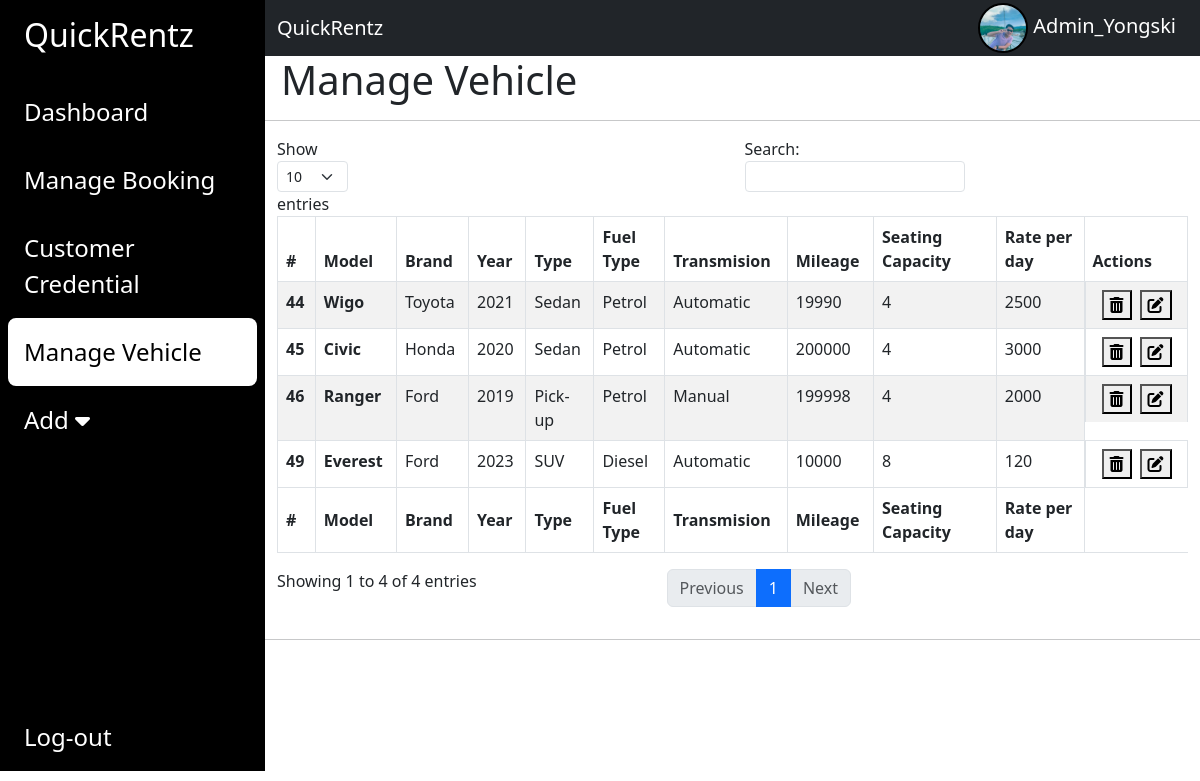
/admin/vehicles.php (signed in), run on an earlier commit of the app's database.
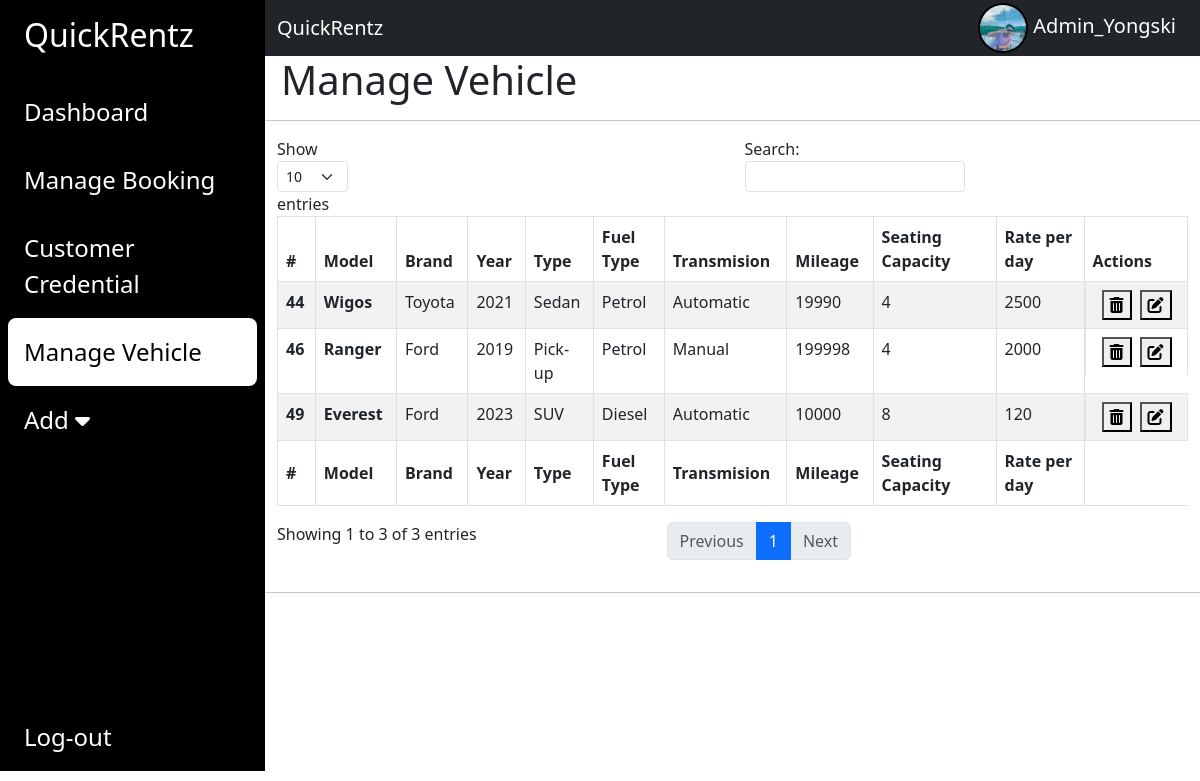
And on a later commit of the database.
### tables this page shows
CREATE TABLE `vehicle` (
  `VehicleID` int(11) NOT NULL,
  `BrandID` int(11) NOT NULL,
  `Model` varchar(50) NOT NULL,
  `Year` year(4) NOT NULL,
  `Type` varchar(50) NOT NULL,
  `FuelType` varchar(50) NOT NULL,
  `Transmision` varchar(50) NOT NULL,
  `Mileage` varchar(50) NOT NULL,
  `SeatingCapacity` int(11) NOT NULL,
  `Rate` int(11) NOT NULL,
  `Image1` varchar(60) NOT NULL,
  `Image2` varchar(60) NOT NULL,
  `Image3` varchar(60) NOT NULL,
  `Image4` varchar(60) NOT NULL
);

CREATE TABLE `brand` (
  `BrandID` int(11) NOT NULL,
  `brandName` text NOT NULL,
  `brandLogo` int(11) NOT NULL
);

### admin/vehicles.php (the view, shortened to what the changed rows need)
<?php
include "includes/database.php";
?>
<!DOCTYPE html>
<html lang="en">
<head>
    <link href="https://cdn.jsdelivr.net/npm/bootstrap@5.3.0/dist/css/bootstrap.min.css" rel="stylesheet"
>
    <link rel="stylesheet" href="https://cdnjs.cloudflare.com/ajax/libs/font-awesome/6.4.0/css/all.min.css"
 />
    <link rel="stylesheet" href="style.css">
</head>
<body>
    <div class="main-container d-flex h-100">
        <div class="sidebar" id="side_nav">
            <div class="header-box px-3 pt-3 pd-4 d-flex justify-content-between">
                <h2 class="text-white px-2">QuickRentz</h2>
            </div>
        </div>
        <div class="content">
            <nav class="navbar navbar-expand-lg bg-dark">
                <div class="container-fluid">
                </div>
            </nav>
            <h1 class="col-md-12 px-3">Manage Vehicle</h1>
            <hr>
            <div class="container">
                <table id="pagination" class="table table-striped table-bordered" style="width:100%;">
                    <thead>
                        <tr>
                            <th scope="col">#</th>
                            <th scope="col">Model</th>
                            <th scope="col">Brand</th>
                            <th scope="col">Year</th>
                            <th scope="col">Type</th>
                            <th scope="col">Fuel Type</th>
                            <th scope="col">Transmision</th>
                            <th scope="col">Mileage</th>
                            <th scope="col">Seating Capacity</th>
                            <th scope="col">Rate per day</th>
                            <th scope="col">Actions</th>
                        </tr>
                    </thead>
                    <tbody>
                        <?php
                       $sql = "SELECT vehicle.*, brand.brandName FROM vehicle
                       LEFT JOIN brand ON vehicle.BrandID = brand.BrandID";
                        $initiateList = mysqli_query($conn, $sql);
                        while ($results = mysqli_fetch_assoc($initiateList)) {
                            echo "
                                <tr>
                                    <th scope='row'>$results[VehicleID]</th>
                                    <th scope='row'>$results[Model]</th>
                                    <td>$results[brandName]</td>
                                    <td>$results[Year]</td>
                                    <td>$results[Type]</td>
                                    <td>$results[FuelType]</td>
                                    <td>$results[Transmision]</td>
                                    <td>$results[Mileage]</td>
                                    <td>$results[SeatingCapacity]</td>
                                    <td>$results[Rate]</td>
                                    <td class='d-flex'>
                                        <form method='GET' action='deletevehicle.php' class='px-2'>
                                            <input type='hidden' name='DeleteVehicleID' value='$results[VehicleID]'>
                                            <button type='submit' class='btn-delete'><i class='fas fa-trash-alt'></i></button>
                                        </form>
                                        <form method='GET' action='updateVehicle.php'>
                                            <input type='hidden' name='UpdateVehicleID' value='$results[VehicleID]'>
                                            <button type='submit' class='btn-delete'><i class='fa-solid fa-pen-to-square'></i></button>
                                        </form>
                                    </td>
                                </tr>";
                        }
                        ?>
                    </tbody>
                    <tfoot>
                        <tr>
                            <th scope="col">#</th>
                            <th scope="col">Model</th>
                            <th scope="col">Brand</th>
                            <th scope="col">Year</th>
                            <th scope="col">Type</th>
                            <th scope="col">Fuel Type</th>
                            <th scope="col">Transmision</th>
                            <th scope="col">Mileage</th>
                            <th scope="col">Seating Capacity</th>
                            <th scope="col">Rate per day</th>
                        </tr>
                    </tfoot>
                </table>
            </div>
            <hr>
        </div>
    </div>
</body>
</html>

What changed in the data, as far as the page shows it:
removed vehicle: VehicleID "45", Model "Civic", BrandID.brandName "Honda", Year "2020", Type "Sedan", FuelType "Petrol", Transmision "Automatic", Mileage "200000", SeatingCapacity "4", Rate "3000"
changed vehicle "Sedan": Model "Wigo" → "Wigos"
Also different on the page:
text written by a page script: "Show entries Search: Showing 1 to 4 of 4 entries Previous 1 Next" → "Show entries Search: Showing 1 to 3 of 3 entries Previous 1 Next"
